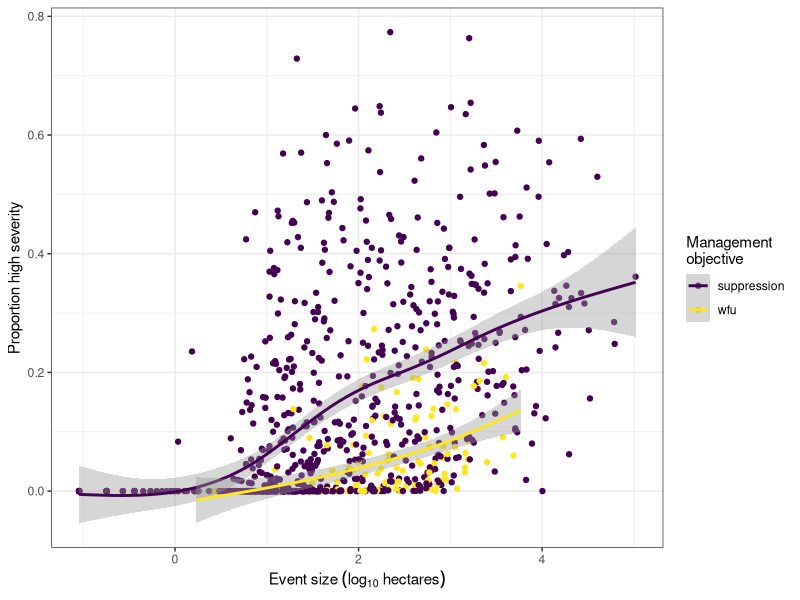
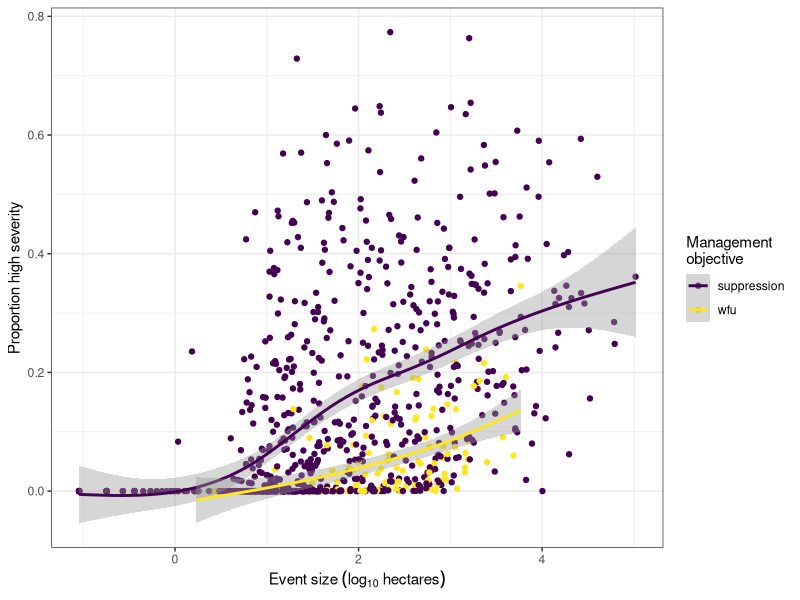

Write R code to recreate these figures, in order.
# Purpose: generate a plot showing the proportion of high severity as a function
# of size for different management objectives

# Load libraries
library(tidyverse)
library(sf)

fires <- 
    read_csv("data/data_output/merged-data-and-derived-variables.csv")

ggplot(fires, aes(x = log(fire_area_m2 / 10000, base = 10), y = prop_high, color = objective)) +
  geom_point() +
  geom_smooth(method = "gam", formula = y ~ s(x, bs = "cs")) +
  labs(x = expression(Event ~ size ~ (log[10] ~ hectares)),
       y = "Proportion high severity",
       color = "Management\nobjective") +
  scale_color_viridis_d() +
  theme_bw()

ggsave("figures/prop-high-severity-vs-event-size-by-objective.png")

# ggplot(fires, aes(x = fire_area_m2 / 10000, y = prop_high, color = sdc, lty = objective, shape = objective)) +
#   geom_point() +
#   scale_x_log10() +
#   # facet_grid(~ objective) +
#   geom_smooth(method = "gam", formula = y ~ s(x, bs = "cs")) +
#   labs(x = expression(Event ~ size ~ (log[10] ~ hectares)),
#        y = "Proportion high severity",
#        color = "SDC") +
#   scale_color_viridis_c() +
#   theme_bw()
